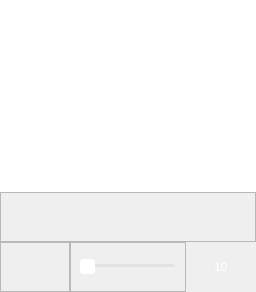
                   <widget class="QWidget" name="page_15">
                    <layout class="QHBoxLayout" name="horizontalLayout_84">
                     <property name="spacing">
                      <number>0</number>
                     </property>
                     <property name="leftMargin">
                      <number>0</number>
                     </property>
                     <property name="topMargin">
                      <number>0</number>
                     </property>
                     <property name="rightMargin">
                      <number>0</number>
                     </property>
                     <property name="bottomMargin">
                      <number>0</number>
                     </property>
                     <item>
                      <widget class="QFrame" name="frame_164">
                       <property name="frameShape">
                        <enum>QFrame::NoFrame</enum>
                       </property>
                       <property name="frameShadow">
                        <enum>QFrame::Raised</enum>
                       </property>
                       <layout class="QVBoxLayout" name="verticalLayout_58">
                        <property name="spacing">
                         <number>0</number>
                        </property>
                        <property name="leftMargin">
                         <number>0</number>
                        </property>
                        <property name="topMargin">
                         <number>0</number>
                        </property>
                        <property name="rightMargin">
                         <number>0</number>
                        </property>
                        <property name="bottomMargin">
                         <number>0</number>
                        </property>
                        <item>
                         <widget class="QFrame" name="frame_165">
                          <property name="frameShape">
                           <enum>QFrame::NoFrame</enum>
                          </property>
                          <property name="frameShadow">
                           <enum>QFrame::Raised</enum>
                          </property>
                          <layout class="QHBoxLayout" name="horizontalLayout_85">
                           <property name="spacing">
                            <number>0</number>
                           </property>
                           <property name="leftMargin">
                            <number>0</number>
                           </property>
                           <property name="topMargin">
                            <number>0</number>
                           </property>
                           <property name="rightMargin">
                            <number>0</number>
                           </property>
                           <property name="bottomMargin">
                            <number>0</number>
                           </property>
                           <item>
                            <widget class="QGraphicsView" name="pictureBox_result">
                             <property name="styleSheet">
                              <string notr="true">QGraphicsView{

border:none;

}

 QScrollBar:horizontal

 {

     height: 15px;

     margin: 3px 15px 3px 15px;

     border: 1px transparent #2A2929;

     border-radius: 4px;

     background-color:rgb(49, 51, 50) ;  

	

 }



 QScrollBar::handle:horizontal

 {

     background-color: white;      /* #605F5F; */

     min-width: 5px;

     border-radius: 4px;

 }



 QScrollBar::add-line:horizontal

 {

     margin: 0px 3px 0px 3px;

     border-image: url(:/qss_icons/rc/right_arrow_disabled.png);

     width: 10px;

     height: 10px;

     subcontrol-position: right;

     subcontrol-origin: margin;

 }



 QScrollBar::sub-line:horizontal

 {

     margin: 0px 3px 0px 3px;

     border-image: url(:/qss_icons/rc/left_arrow_disabled.png);

     height: 10px;

     width: 10px;

     subcontrol-position: left;

     subcontrol-origin: margin;

 }



 QScrollBar::add-line:horizontal:hover,QScrollBar::add-line:horizontal:on

 {

     border-image: url(:/qss_icons/rc/right_arrow.png);

     height: 10px;

     width: 10px;

     subcontrol-position: right;

     subcontrol-origin: margin;

 }





 QScrollBar::sub-line:horizontal:hover, QScrollBar::sub-line:horizontal:on

 {

     border-image: url(:/qss_icons/rc/left_arrow.png);

     height: 10px;

     width: 10px;

     subcontrol-position: left;

     subcontrol-origin: margin;

 }



 QScrollBar::up-arrow:horizontal, QScrollBar::down-arrow:horizontal

 {

     background: none;

 }





 QScrollBar::add-page:horizontal, QScrollBar::sub-page:horizontal

 {

     background: none;

 }



 QScrollBar:vertical

 {

     

	background-color: rgb(49, 51, 50);

     width: 15px;

     margin: 15px 3px 15px 3px;

     border: 1px transparent #2A2929;

     border-radius: 4px;

 }



 QScrollBar::handle:vertical

 {

     background-color: white;         /* #605F5F; */

     min-height: 5px;

     border-radius: 4px;

 }



 QScrollBar::sub-line:vertical

 {

     margin: 3px 0px 3px 0px;

     border-image: url(:/qss_icons/rc/up_arrow_disabled.png);

     height: 10px;

     width: 10px;

     subcontrol-position: top;

     subcontrol-origin: margin;

 }



 QScrollBar::add-line:vertical

 {

     margin: 3px 0px 3px 0px;

     border-image: url(:/qss_icons/rc/down_arrow_disabled.png);

     height: 10px;

     width: 10px;

     subcontrol-position: bottom;

     subcontrol-origin: margin;

 }



 QScrollBar::sub-line:vertical:hover,QScrollBar::sub-line:vertical:on

 {



     border-image: url(:/qss_icons/rc/up_arrow.png);

     height: 10px;

     width: 10px;

     subcontrol-position: top;

     subcontrol-origin: margin;

 }





 QScrollBar::add-line:vertical:hover, QScrollBar::add-line:vertical:on

 {

     border-image: url(:/qss_icons/rc/down_arrow.png);

     height: 10px;

     width: 10px;

     subcontrol-position: bottom;

     subcontrol-origin: margin;

 }



 QScrollBar::up-arrow:vertical, QScrollBar::down-arrow:vertical

 {

     background: none;

 }





 QScrollBar::add-page:vertical, QScrollBar::sub-page:vertical

 {

     background: none;

 }</string>
                             </property>
                             <property name="frameShape">
                              <enum>QFrame::NoFrame</enum>
                             </property>
                            </widget>
                           </item>
                          </layout>
                         </widget>
                        </item>
                        <item>
                         <widget class="QFrame" name="frame_166">
                          <property name="minimumSize">
                           <size>
                            <width>0</width>
                            <height>100</height>
                           </size>
                          </property>
                          <property name="maximumSize">
                           <size>
                            <width>16777215</width>
                            <height>100</height>
                           </size>
                          </property>
                          <property name="frameShape">
                           <enum>QFrame::NoFrame</enum>
                          </property>
                          <property name="frameShadow">
                           <enum>QFrame::Raised</enum>
                          </property>
                          <layout class="QVBoxLayout" name="verticalLayout_61">
                           <property name="spacing">
                            <number>0</number>
                           </property>
                           <property name="leftMargin">
                            <number>0</number>
                           </property>
                           <property name="topMargin">
                            <number>0</number>
                           </property>
                           <property name="rightMargin">
                            <number>0</number>
                           </property>
                           <property name="bottomMargin">
                            <number>0</number>
                           </property>
                           <item>
                            <widget class="QFrame" name="frame_167">
                             <property name="frameShape">
                              <enum>QFrame::StyledPanel</enum>
                             </property>
                             <property name="frameShadow">
                              <enum>QFrame::Raised</enum>
                             </property>
                            </widget>
                           </item>
                           <item>
                            <widget class="QFrame" name="frame_168">
                             <property name="frameShape">
                              <enum>QFrame::NoFrame</enum>
                             </property>
                             <property name="frameShadow">
                              <enum>QFrame::Raised</enum>
                             </property>
                             <layout class="QHBoxLayout" name="horizontalLayout_86">
                              <property name="spacing">
                               <number>0</number>
                              </property>
                              <property name="leftMargin">
                               <number>0</number>
                              </property>
                              <property name="topMargin">
                               <number>0</number>
                              </property>
                              <property name="rightMargin">
                               <number>0</number>
                              </property>
                              <property name="bottomMargin">
                               <number>0</number>
                              </property>
                              <item>
                               <widget class="QFrame" name="frame_181">
                                <property name="minimumSize">
                                 <size>
                                  <width>70</width>
                                  <height>0</height>
                                 </size>
                                </property>
                                <property name="maximumSize">
                                 <size>
                                  <width>70</width>
                                  <height>16777215</height>
                                 </size>
                                </property>
                                <property name="frameShape">
                                 <enum>QFrame::StyledPanel</enum>
                                </property>
                                <property name="frameShadow">
                                 <enum>QFrame::Raised</enum>
                                </property>
                               </widget>
                              </item>
                              <item>
                               <widget class="QFrame" name="frame_179">
                                <property name="frameShape">
                                 <enum>QFrame::StyledPanel</enum>
                                </property>
                                <property name="frameShadow">
                                 <enum>QFrame::Raised</enum>
                                </property>
                                <layout class="QVBoxLayout" name="verticalLayout_62">
                                 <item>
                                  <widget class="QSlider" name="horizontalSlider_result_6">
                                   <property name="styleSheet">
                                    <string notr="true">QSlider{
background-color: rgba(255, 255, 255, 0);
}


QSlider::handle:horizontal {
    background-color: white;
	border-radius:3px;
    }</string>
                                   </property>
                                   <property name="maximum">
                                    <number>99</number>
                                   </property>
                                   <property name="pageStep">
                                    <number>1</number>
                                   </property>
                                   <property name="value">
                                    <number>0</number>
                                   </property>
                                   <property name="orientation">
                                    <enum>Qt::Horizontal</enum>
                                   </property>
                                  </widget>
                                 </item>
                                </layout>
                               </widget>
                              </item>
                              <item>
                               <widget class="QFrame" name="frame_180">
                                <property name="minimumSize">
                                 <size>
                                  <width>70</width>
                                  <height>0</height>
                                 </size>
                                </property>
                                <property name="maximumSize">
                                 <size>
                                  <width>70</width>
                                  <height>16777215</height>
                                 </size>
                                </property>
                                <property name="frameShape">
                                 <enum>QFrame::NoFrame</enum>
                                </property>
                                <property name="frameShadow">
                                 <enum>QFrame::Raised</enum>
                                </property>
                                <layout class="QHBoxLayout" name="horizontalLayout_95">
                                 <property name="spacing">
                                  <number>0</number>
                                 </property>
                                 <property name="leftMargin">
                                  <number>0</number>
                                 </property>
                                 <property name="topMargin">
                                  <number>0</number>
                                 </property>
                                 <property name="rightMargin">
                                  <number>0</number>
                                 </property>
                                 <property name="bottomMargin">
                                  <number>0</number>
                                 </property>
                                 <item alignment="Qt::AlignHCenter|Qt::AlignVCenter">
                                  <widget class="QLabel" name="label_6">
                                   <property name="styleSheet">
                                    <string notr="true">background-color: rgba(255, 255, 255, 0);
font: 75 14pt &quot;Segoe UI&quot;;
color: rgb(255, 255, 255);</string>
                                   </property>
                                   <property name="text">
                                    <string>10</string>
                                   </property>
                                  </widget>
                                 </item>
                                </layout>
                               </widget>
                              </item>
                             </layout>
                            </widget>
                           </item>
                          </layout>
                         </widget>
                        </item>
                       </layout>
                      </widget>
                     </item>
                    </layout>
                   </widget>
